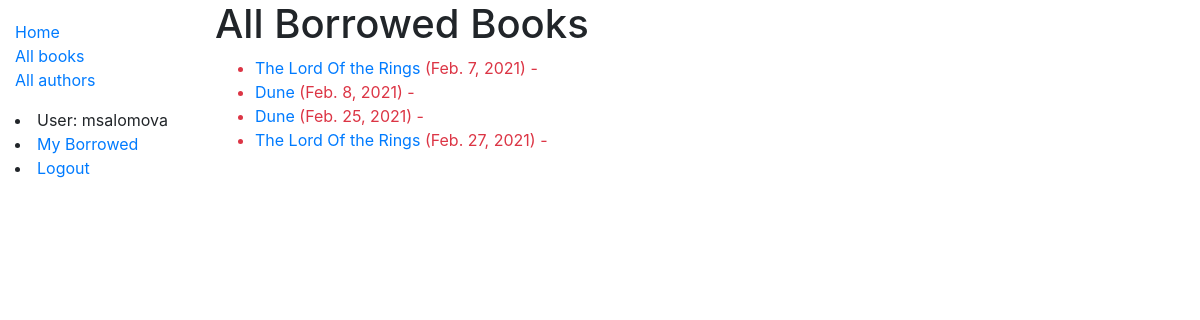
Screenshot of /catalog/borrowed/ (signed in) with the database file from the repository.
### catalog/models.py (models this page shows, shortened)
class BookInstance(models.Model):
    id = models.UUIDField(primary_key=True, default=uuid.uuid4,
                          help_text='Unique ID for this particular book across whole library')
    book = models.ForeignKey('Book', on_delete=models.RESTRICT)
    imprint = models.CharField(max_length=200)
    due_back = models.DateField(null=True, blank=True)
    borrower = models.ForeignKey(User, on_delete=models.SET_NULL, null=True, blank=True)
    LOAN_STATUS = (
        ('m', 'Maintenance'),
        ('o', 'On loan'),
        ('a', 'Available'),
        ('r', 'Reserved'),
    )
    status = models.CharField(
        max_length=1,
        choices=LOAN_STATUS,
        blank=True,
        default='m',
        help_text='Book availability',
    )
    class Meta:
        ordering = ['due_back']
        permissions = (("can_mark_returned", "Set book as returned"),)
    @property
    def is_overdue(self):
        if self.due_back and date.today() > self.due_back:
            return True
        return False

class Book(models.Model):
    title = models.CharField(max_length=200)
    author = models.ForeignKey('Author', on_delete=models.SET_NULL, null=True)
    summary = models.TextField(max_length=1000, help_text='Enter a brief description of the book')
    isbn = models.CharField('ISBN', max_length=13, unique=True,
                help_text='13 Character <a href="https://www.isbn-international.org/content/what-isbn">ISBN number</a>')
    genre = models.ManyToManyField(Genre, help_text='Select a genre for this book')
    def display_genre(self):
        """Create a string for the Genre. This is required to display genre in Admin."""
        return ', '.join(genre.name for genre in self.genre.all()[:3])
    display_genre.short_description = 'Genre'

### catalog/views.py (the view)
# urls.py: path(r'borrowed/', views.LoanedBooksAllListView.as_view(), name='all-borrowed'),
class LoanedBooksAllListView(PermissionRequiredMixin, generic.ListView):
    model = BookInstance
    permission_required = 'catalog.can_mark_returned'
    template_name = 'catalog/bookinstance_list_borrowed_all.html'
    paginate_by = 10
    def get_queryset(self):
        return BookInstance.objects.filter(status__exact='o').order_by('due_back')

### catalog/templates/catalog/bookinstance_list_borrowed_all.html (shortened to what this page needs)
<!DOCTYPE html>
<html lang="en">
{% extends "base_generic.html" %}
{% block content %}
    <h1>All Borrowed Books</h1>
    {% if bookinstance_list %}
    <ul>
      {% for bookinst in bookinstance_list %}
      <li class="{% if bookinst.is_overdue %}text-danger{% endif %}">
        <a href="{% url 'book-detail' bookinst.book.pk %}">{{bookinst.book.title}}</a> ({{ bookinst.due_back }}) {% if user.is_staff %}- {{ bookinst.borrower }}{% endif %} {% if perms.catalog.can_mark_returned %}- {% endif %}
      </li>
      {% endfor %}
    </ul>
    {% else %}
      <p>There are no books borrowed.</p>
    {% endif %}
{% endblock %}

### catalog/templates/base_generic.html (shortened to what this page needs)
<!DOCTYPE html>
<html lang="en">
<head>
 <link rel="stylesheet" href="https://cdn.jsdelivr.net/npm/bootstrap@4.5.3/dist/css/bootstrap.min.css">
  {% load static %}
  <link rel="stylesheet" href="{% static 'css/styles.css' %}">
</head>
<body>
  <div class="container-fluid">
    <div class="row">
      <div class="col-sm-2">
      {% block sidebar %}
        <ul class="sidebar-nav">
          <li><a href="{% url 'index' %}">Home</a></li>
          <li><a href="{% url 'books' %}">All books</a></li>
          <li><a href="{% url 'authors' %}">All authors</a></li>
        </ul>
          {% if user.is_authenticated %}
             <li>User: {{ user.get_username }}</li>
              <li><a href="{% url 'my-borrowed' %}">My Borrowed</a></li>
             <li><a href="{% url 'logout'%}?next={{request.path}}">Logout</a></li>
           {% else %}
             <li><a href="{% url 'login'%}?next={{request.path}}">Login</a></li>
           {% endif %}
     {% endblock %}
      </div>
      <div class="col-sm-10 ">{% block content %}{% endblock %}</div>
    </div>
  </div>
</body>
</html>

### catalog/static/css/styles.css (style rules this page uses)
.sidebar-nav { margin-top: 20px; padding: 0; list-style: none; }

### rows the page displays
BookInstance: book "The Lord Of the Rings", due_back "Feb. 7, 2021"
BookInstance: book "Dune", due_back "Feb. 8, 2021"
BookInstance: book "Dune", due_back "Feb. 25, 2021"
BookInstance: book "The Lord Of the Rings", due_back "Feb. 27, 2021"

### other values shown
{{ user.get_username }} "msalomova"
